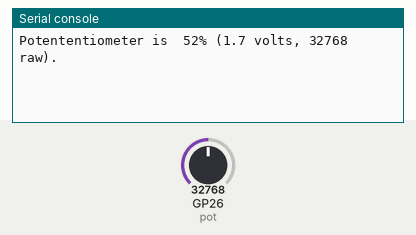
A program run on a simulated Raspberry Pi Pico running MicroPython. Parts: the last lines printed to the serial console. The inputs (shaded band) are chosen by the test bench; at power-on: GP26 (pot) = 32768 (analog values on the 0–65535 scale).

Above: at 1.2 s.
1.3 s: GP26 (pot) set to 0
At 2.0 s:
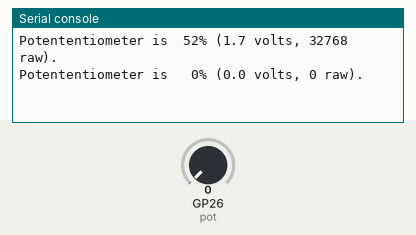
2.8 s: GP26 (pot) set to 65535
At 3.1 s:
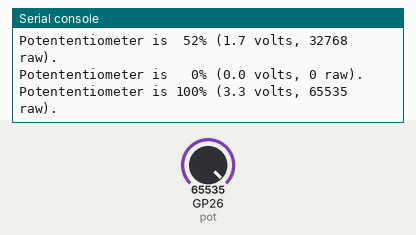

The program:

chapter-8-adc-reading-potententiometer-led.py
```python
# Getting Started with MicroPython on Raspberry Pi Pico, Chapter 8...
# ADC - Reading Potententiometer
import machine
import utime
import math

pot = machine.ADC(26)

max_int = 2**16 - 1
to_volts_factor = 3.3 / max_int

last_reading = 0
while True:
    reading = pot.read_u16()
    voltage = round(reading * to_volts_factor, 1)
    #print(voltage)
    pct =  round(voltage / 3.3 * 100)
    if pct != last_reading:
        print("Potententiometer is {: >3}% ({} volts, {} raw).".format(pct, voltage, reading))
        last_reading = pct
        utime.sleep(0.2)
```

Measured:
- after the input at 1.3 s, the serial console: prints a new line at once (image 1)
- after the input at 2.8 s, the serial console: prints a new line at once (image 2)
